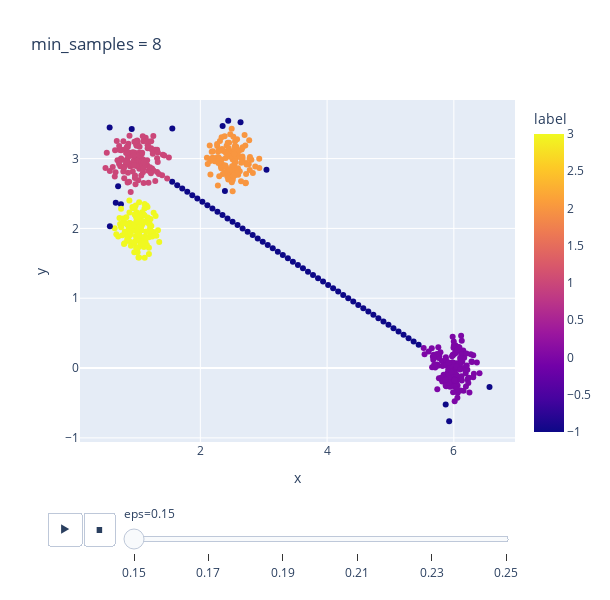

Write notebook code for a chart like this one.
### Code cell
DBSCAN_params.plot_min_samples(chosen_min_samples_ranges[0])

### Figure 1 — Plotly figure (JSON) as saved in the notebook; plotly's stock layout.template omitted (floating-point values rounded to 4 significant figures; data arrays with more than 128 entries replaced by an {"elided": "..."} marker saying what was removed)
{"data": [{"hovertemplate": "eps=0.15<br>x=%{x}<br>y=%{y}<br>label=%{marker.color}<extra></extra>", "ids": {"elided": "564 int values"}, "legendgroup": "", "marker": {"color": {"elided": "564 int values"}, "coloraxis": "coloraxis", "symbol": "circle"}, "mode": "markers", "name": "", "orientation": "v", "showlegend": false, "type": "scatter", "x": {"elided": "564 float values"}, "xaxis": "x", "y": {"elided": "564 float values"}, "yaxis": "y"}], "layout": {"coloraxis": {"colorbar": {"title": {"text": "label"}}, "colorscale": [[0, "#0d0887"], [0.1111, "#46039f"], [0.2222, "#7201a8"], [0.3333, "#9c179e"], [0.4444, "#bd3786"], [0.5556, "#d8576b"], [0.6667, "#ed7953"], [0.7778, "#fb9f3a"], [0.8889, "#fdca26"], [1, "#f0f921"]]}, "height": 600, "legend": {"tracegroupgap": 0}, "sliders": [{"active": 0, "currentvalue": {"prefix": "eps="}, "len": 0.9, "pad": {"b": 10, "t": 60}, "steps": [{"args": [["0.15"], {"frame": {"duration": 0, "redraw": false}, "fromcurrent": true, "mode": "immediate", "transition": {"duration": 0, "easing": "linear"}}], "label": "0.15", "method": "animate"}, {"args": [["0.17"], {"frame": {"duration": 0, "redraw": false}, "fromcurrent": true, "mode": "immediate", "transition": {"duration": 0, "easing": "linear"}}], "label": "0.17", "method": "animate"}, {"args": [["0.19"], {"frame": {"duration": 0, "redraw": false}, "fromcurrent": true, "mode": "immediate", "transition": {"duration": 0, "easing": "linear"}}], "label": "0.19", "method": "animate"}, {"args": [["0.21"], {"frame": {"duration": 0, "redraw": false}, "fromcurrent": true, "mode": "immediate", "transition": {"duration": 0, "easing": "linear"}}], "label": "0.21", "method": "animate"}, {"args": [["0.23"], {"frame": {"duration": 0, "redraw": false}, "fromcurrent": true, "mode": "immediate", "transition": {"duration": 0, "easing": "linear"}}], "label": "0.23", "method": "animate"}, {"args": [["0.25"], {"frame": {"duration": 0, "redraw": false}, "fromcurrent": true, "mode": "immediate", "transition": {"duration": 0, "easing": "linear"}}], "label": "0.25", "method": "animate"}], "x": 0.1, "xanchor": "left", "y": 0, "yanchor": "top"}], "title": {"text": "min_samples = 8"}, "updatemenus": [{"buttons": [{"args": [null, {"frame": {"duration": 500, "redraw": false}, "fromcurrent": true, "mode": "immediate", "transition": {"duration": 500, "easing": "linear"}}], "label": "&#9654;", "method": "animate"}, {"args": [[null], {"frame": {"duration": 0, "redraw": false}, "fromcurrent": true, "mode": "immediate", "transition": {"duration": 0, "easing": "linear"}}], "label": "&#9724;", "method": "animate"}], "direction": "left", "pad": {"r": 10, "t": 70}, "showactive": false, "type": "buttons", "x": 0.1, "xanchor": "right", "y": 0, "yanchor": "top"}], "width": 610, "xaxis": {"anchor": "y", "domain": [0, 1], "title": {"text": "x"}}, "yaxis": {"anchor": "x", "domain": [0, 1], "title": {"text": "y"}}}}
